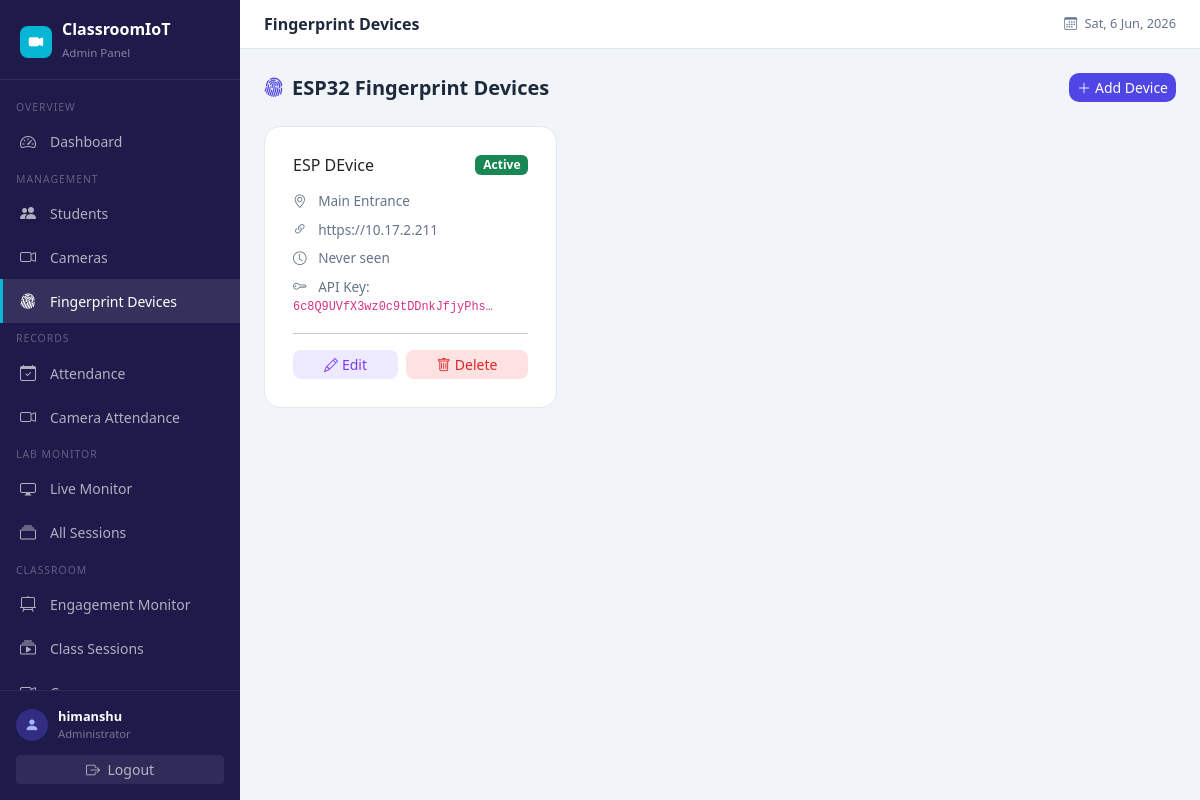
The page /esp32-devices/ (signed in) on the database as committed earlier.
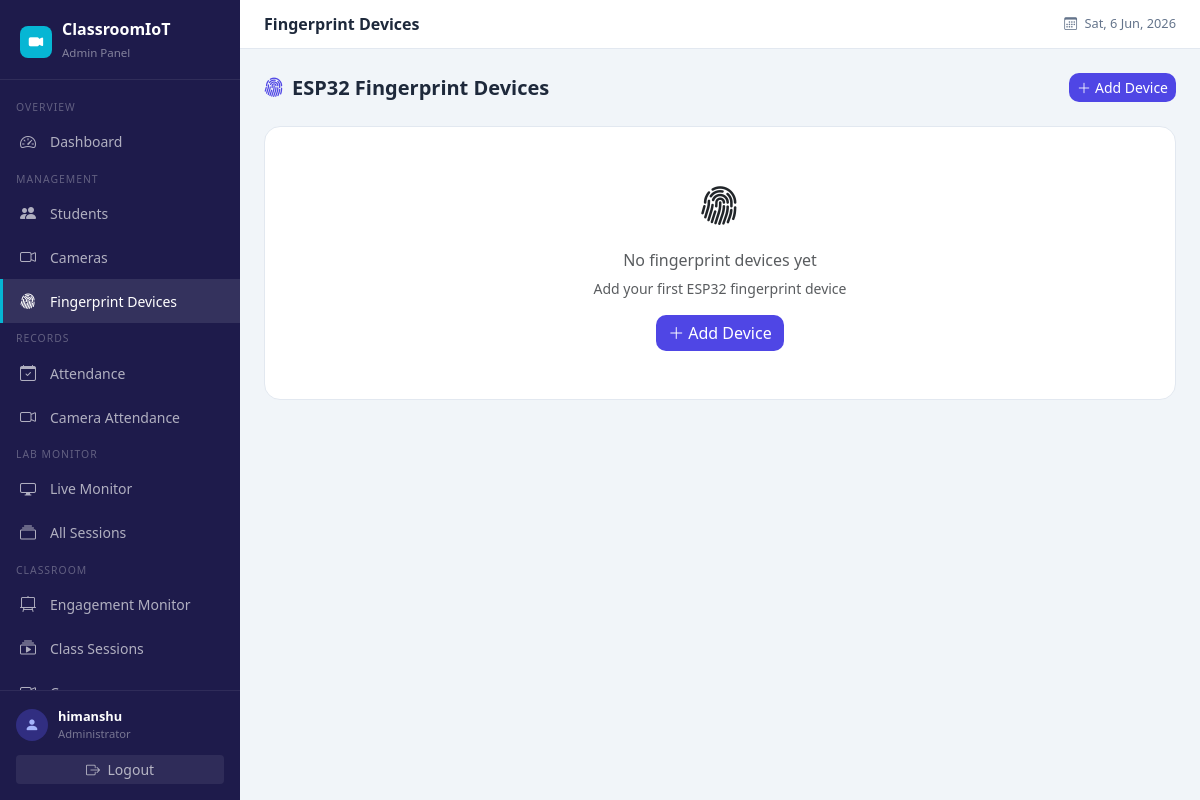
The same page on the database as committed later.
### entrance_cam/models.py (models this page shows, shortened)
class ESP32Device(models.Model):
    name = models.CharField(max_length=100)
    ip_address = models.CharField(max_length=100, help_text="ESP32 IP address or server URL")
    location = models.CharField(max_length=100, default='Main Entrance')
    is_active = models.BooleanField(default=True)
    last_seen = models.DateTimeField(null=True, blank=True)
    api_key = models.CharField(max_length=64, unique=True)
    enrollment_mode = models.BooleanField(default=False)
    enrollment_student = models.ForeignKey(
        Student, on_delete=models.SET_NULL, null=True, blank=True, related_name='enrollment_device'
    )
    pending_fingerprint_id = models.IntegerField(null=True, blank=True)
    created_at = models.DateTimeField(auto_now_add=True)
    updated_at = models.DateTimeField(auto_now=True)
    class Meta:
        ordering = ['-created_at']
        verbose_name = 'ESP32 Device'
        verbose_name_plural = 'ESP32 Devices'

### entrance_cam/views.py (the view)
# urls.py: path('esp32-devices/', views.esp32_device_list, name='esp32_device_list'),
@login_required
def esp32_device_list(request):
    devices = ESP32Device.objects.all()
    return render(request, 'entrance_cam/esp32_device_list.html', {'devices': devices})

### templates/entrance_cam/esp32_device_list.html (shortened to what this page needs)
{% extends "entrance_cam/base.html" %}
{% block page_title %}Fingerprint Devices{% endblock %}
{% block content %}
<div class="section-hdr mb-4">
  <h5><i class="bi bi-fingerprint me-2" style="color:#4f46e5"></i>ESP32 Fingerprint Devices</h5>
  <a href="{% url 'esp32_device_add' %}" class="btn btn-sm" style="background:#4f46e5;color:#fff;border:none;border-radius:10px">
    <i class="bi bi-plus-lg me-1"></i>Add Device
  </a>
</div>
{% if devices %}
<div class="row g-3">
  {% for device in devices %}
  <div class="col-md-6 col-xl-4">
    <div class="form-card">
      <div class="d-flex align-items-center justify-content-between mb-3">
        <h6 class="fw-700 mb-0">{{ device.name }}</h6>
        <span class="badge {% if device.is_active %}bg-success{% else %}bg-secondary{% endif %}">
          {% if device.is_active %}Active{% else %}Inactive{% endif %}
        </span>
      </div>
      <div style="font-size:0.85rem;color:#64748b">
        <div class="mb-2"><i class="bi bi-geo-alt me-2"></i> {{ device.location }}</div>
        <div class="mb-2"><i class="bi bi-link-45deg me-2"></i> {{ device.ip_address }}</div>
        <div class="mb-2">
          <i class="bi bi-clock me-2"></i>
          {% if device.last_seen %}Last seen: {{ device.last_seen|date:"H:i d M" }}{% else %}Never seen{% endif %}
        </div>
        <div class="mb-2"><i class="bi bi-key me-2"></i> API Key: <code class="text-truncate" style="max-width:200px;display:inline-block;vertical-align:bottom">{{ device.api_key }}</code></div>
      </div>
      <hr>
      <div class="d-flex gap-2">
        <a href="{% url 'esp32_device_edit' device.pk %}" class="btn btn-sm flex-fill" style="background:#ede9fe;color:#7c3aed;border:none;border-radius:8px">
          <i class="bi bi-pencil me-1"></i>Edit
        </a>
        <a href="{% url 'esp32_device_delete' device.pk %}" class="btn btn-sm flex-fill" style="background:#fee2e2;color:#dc2626;border:none;border-radius:8px">
          <i class="bi bi-trash me-1"></i>Delete
        </a>
      </div>
    </div>
  </div>
  {% endfor %}
</div>
{% else %}
<div class="form-card text-center py-5">
  <i class="bi bi-fingerprint fs-1 d-block mb-3 opacity-30"></i>
  <h6 class="text-muted">No fingerprint devices yet</h6>
  <p class="text-muted small mb-3">Add your first ESP32 fingerprint device</p>
  <a href="{% url 'esp32_device_add' %}" class="btn" style="background:#4f46e5;color:#fff;border:none;border-radius:10px">
    <i class="bi bi-plus-lg me-1"></i>Add Device
  </a>
</div>
{% endif %}
{% endblock %}

Rows that differ between the two databases and show on the page:
removed ESP32Device: name "ESP DEvice", is_active "Active", location "Main Entrance", ip_address "https://10.17.2.211", shows "Never seen", api_key "6c8Q9UVfX3wz0c9tDDnkJfjyPhs…"
Other text that changed with them:
text now shown: "No fingerprint devices yet Add your first ESP32 fingerprint device Add Device"
